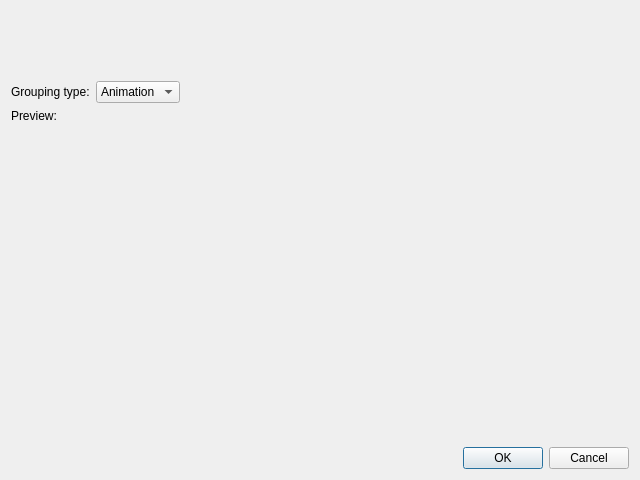
<?xml version="1.0" encoding="UTF-8"?>
<ui version="4.0">
 <class>PhotosGroupingDialog</class>
 <widget class="QDialog" name="PhotosGroupingDialog">
  <property name="geometry">
   <rect>
    <x>0</x>
    <y>0</y>
    <width>640</width>
    <height>480</height>
   </rect>
  </property>
  <property name="windowTitle">
   <string>Photos grouping tool</string>
  </property>
  <layout class="QVBoxLayout" name="verticalLayout">
   <item>
    <widget class="ImagesTreeView" name="photosView" native="true">
     <property name="minimumSize">
      <size>
       <width>0</width>
       <height>64</height>
      </size>
     </property>
    </widget>
   </item>
   <item>
    <layout class="QHBoxLayout" name="horizontalLayout">
     <item>
      <widget class="QLabel" name="groupingTypeLabel">
       <property name="text">
        <string>Grouping type:</string>
       </property>
      </widget>
     </item>
     <item>
      <widget class="QComboBox" name="groupingType">
       <item>
        <property name="text">
         <string>Animation</string>
        </property>
       </item>
      </widget>
     </item>
     <item>
      <spacer name="horizontalSpacer">
       <property name="orientation">
        <enum>Qt::Horizontal</enum>
       </property>
       <property name="sizeHint" stdset="0">
        <size>
         <width>40</width>
         <height>20</height>
        </size>
       </property>
      </spacer>
     </item>
    </layout>
   </item>
   <item>
    <widget class="QLabel" name="label">
     <property name="text">
      <string>Preview:</string>
     </property>
    </widget>
   </item>
   <item>
    <widget class="QWidget" name="resultPreview" native="true">
     <property name="minimumSize">
      <size>
       <width>0</width>
       <height>64</height>
      </size>
     </property>
    </widget>
   </item>
   <item>
    <spacer name="verticalSpacer">
     <property name="orientation">
      <enum>Qt::Vertical</enum>
     </property>
     <property name="sizeHint" stdset="0">
      <size>
       <width>20</width>
       <height>40</height>
      </size>
     </property>
    </spacer>
   </item>
   <item>
    <widget class="QDialogButtonBox" name="buttonBox">
     <property name="orientation">
      <enum>Qt::Horizontal</enum>
     </property>
     <property name="standardButtons">
      <set>QDialogButtonBox::Cancel|QDialogButtonBox::Ok</set>
     </property>
    </widget>
   </item>
  </layout>
 </widget>
 <customwidgets>
  <customwidget>
   <class>ImagesTreeView</class>
   <extends>QWidget</extends>
   <header>views/images_tree_view.hpp</header>
  </customwidget>
 </customwidgets>
 <resources/>
 <connections>
  <connection>
   <sender>buttonBox</sender>
   <signal>accepted()</signal>
   <receiver>PhotosGroupingDialog</receiver>
   <slot>accept()</slot>
   <hints>
    <hint type="sourcelabel">
     <x>248</x>
     <y>254</y>
    </hint>
    <hint type="destinationlabel">
     <x>157</x>
     <y>274</y>
    </hint>
   </hints>
  </connection>
  <connection>
   <sender>buttonBox</sender>
   <signal>rejected()</signal>
   <receiver>PhotosGroupingDialog</receiver>
   <slot>reject()</slot>
   <hints>
    <hint type="sourcelabel">
     <x>316</x>
     <y>260</y>
    </hint>
    <hint type="destinationlabel">
     <x>286</x>
     <y>274</y>
    </hint>
   </hints>
  </connection>
 </connections>
</ui>
